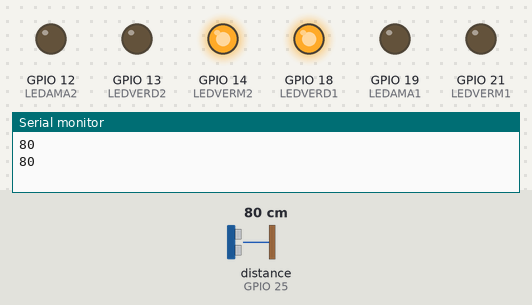
A sketch run on a simulated ESP32. Parts: output pins drawn as LEDs (lit = HIGH), the last lines printed to the serial monitor. The inputs (shaded band) are chosen by the test bench; at power-on: distance to the obstacle (sensor on GPIO 25) 80 cm. The echo pulse lasts 58.3 µs per cm.

Above: at 6.8 s.
6.9 s: distance to the obstacle (sensor on GPIO 25) set to 17 cm
11.4 s: distance to the obstacle (sensor on GPIO 25) set to 13 cm
At 13.2 s:
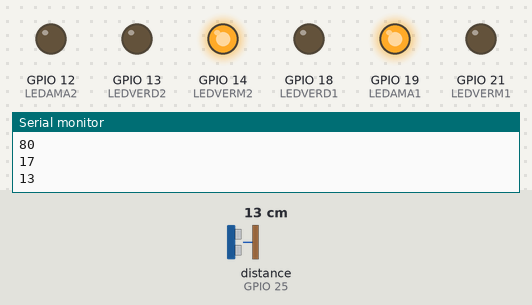
At 15.5 s:
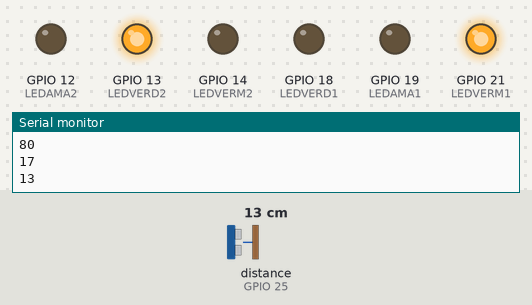
24.0 s: distance to the obstacle (sensor on GPIO 25) set to 2 cm
At 30.5 s:
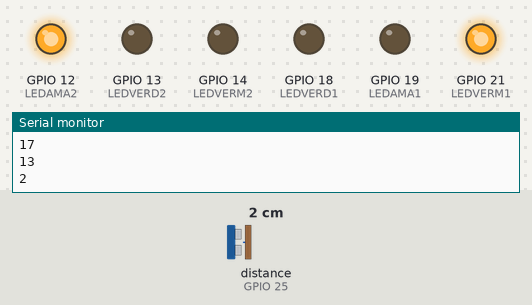
Timing chart, 0 to 32.0 s (numbered marks = the images above; inputs shaded):
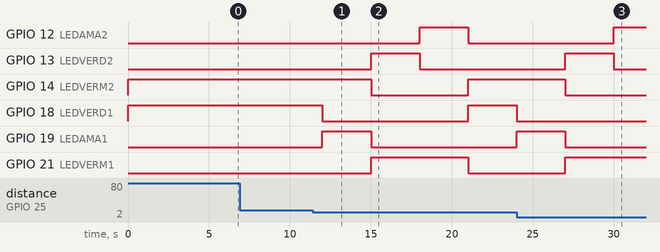

Measured:
- the behaviour switches between 15 and 14 cm on distance to the obstacle (sensor on GPIO 25) (found by bisection; images 0 and 1)
- after the input at 11.4 s, GPIO 12 (LEDAMA2): LOW → HIGH after 6.6 s, → LOW 3.0 s later; GPIO 13 (LEDVERD2): LOW → HIGH after 3.6 s, → LOW 3.0 s later; GPIO 14 (LEDVERM2): HIGH → LOW after 3.6 s, → HIGH 6.0 s later; GPIO 18 (LEDVERD1): HIGH → LOW after 0.61 s, → HIGH 9.0 s later; GPIO 19 (LEDAMA1): LOW → HIGH after 0.61 s, → LOW 3.0 s later

The sketch:

cod_semaforo1.ino
```cpp
#include <Ultrasonic.h>

Ultrasonic ultrasonic(26, 25);

#define LEDVERD1 18
#define LEDAMA1 19
#define LEDVERM1 21

#define LEDVERD2 13
#define LEDAMA2 12
#define LEDVERM2 14

//#define 26 2
//#define ECHO 4

void setup()
{
Serial.begin(9600);

pinMode(LEDVERD1, OUTPUT);
pinMode(LEDAMA1, OUTPUT);
pinMode(LEDVERM1, OUTPUT);

pinMode(LEDVERD2, OUTPUT);
pinMode(LEDAMA2, OUTPUT);
pinMode(LEDVERM2, OUTPUT);

}


void loop()
{
 digitalWrite(LEDVERD2, LOW);
 digitalWrite(LEDVERM1, LOW);
 digitalWrite(LEDAMA1, LOW);
 digitalWrite(LEDAMA2, LOW);
 digitalWrite(LEDVERD1, HIGH);
 digitalWrite(LEDVERM2, HIGH);

delay(3000);

  int distance = ultrasonic.read();
Serial.println(distance);

//sensor na paralela
if(distance < 15){
digitalWrite(LEDVERD1, LOW);

digitalWrite(LEDAMA1, HIGH);
delay(3000);
 digitalWrite(LEDAMA1, LOW);
digitalWrite(LEDVERM2, LOW);
 digitalWrite(LEDVERM1, HIGH);
 digitalWrite(LEDVERD2, HIGH);
delay(3000);
 digitalWrite(LEDVERD2, LOW);
 digitalWrite(LEDAMA2, HIGH);
delay(3000);
}

}
```
